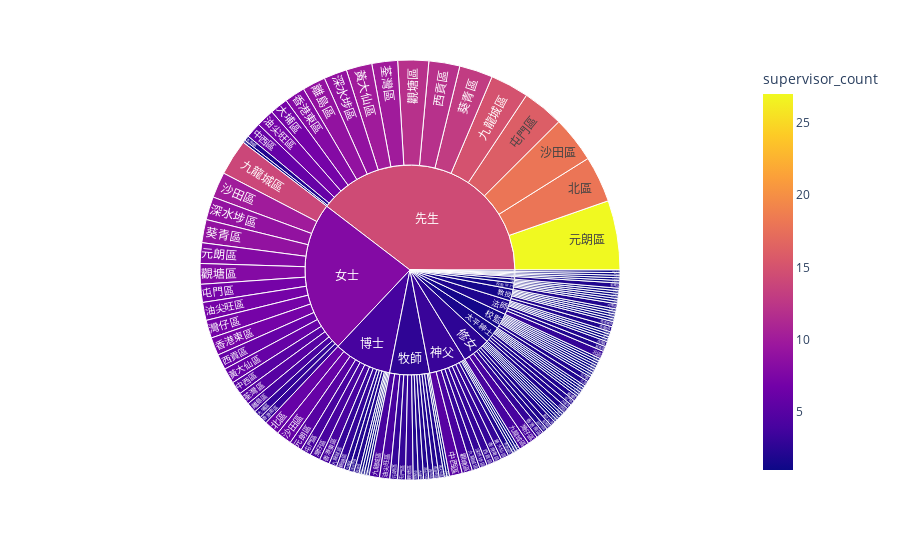

The notebook cell saved with this chart:
### Code cell
district_and_title_supervisor = schools_datasets.groupby(['title_supervisor','district']).size().reset_index(name='supervisor_count')
fig = px.sunburst(district_and_title_supervisor, path=['title_supervisor','district'], values='supervisor_count',
                  color='supervisor_count')
fig.show()

### Figure 1 — Plotly figure (JSON) as saved in the notebook; plotly's stock layout.template omitted (floating-point values rounded to 4 significant figures; data arrays with more than 128 entries replaced by an {"elided": "..."} marker saying what was removed)
{"data": [{"branchvalues": "total", "customdata": {"elided": "149x1 float values"}, "domain": {"x": [0, 1], "y": [0, 1]}, "hovertemplate": "labels=%{label}<br>supervisor_count_sum=%{value}<br>parent=%{parent}<br>id=%{id}<br>supervisor_count=%{color}<extra></extra>", "ids": {"elided": "149 str values"}, "labels": {"elided": "149 str values"}, "marker": {"coloraxis": "coloraxis", "colors": {"elided": "149 float values"}}, "name": "", "parents": {"elided": "149 str values"}, "type": "sunburst", "values": {"elided": "149 int values"}}], "layout": {"coloraxis": {"colorbar": {"title": {"text": "supervisor_count"}}, "colorscale": [[0, "#0d0887"], [0.1111, "#46039f"], [0.2222, "#7201a8"], [0.3333, "#9c179e"], [0.4444, "#bd3786"], [0.5556, "#d8576b"], [0.6667, "#ed7953"], [0.7778, "#fb9f3a"], [0.8889, "#fdca26"], [1, "#f0f921"]]}, "legend": {"tracegroupgap": 0}, "margin": {"t": 60}}}
